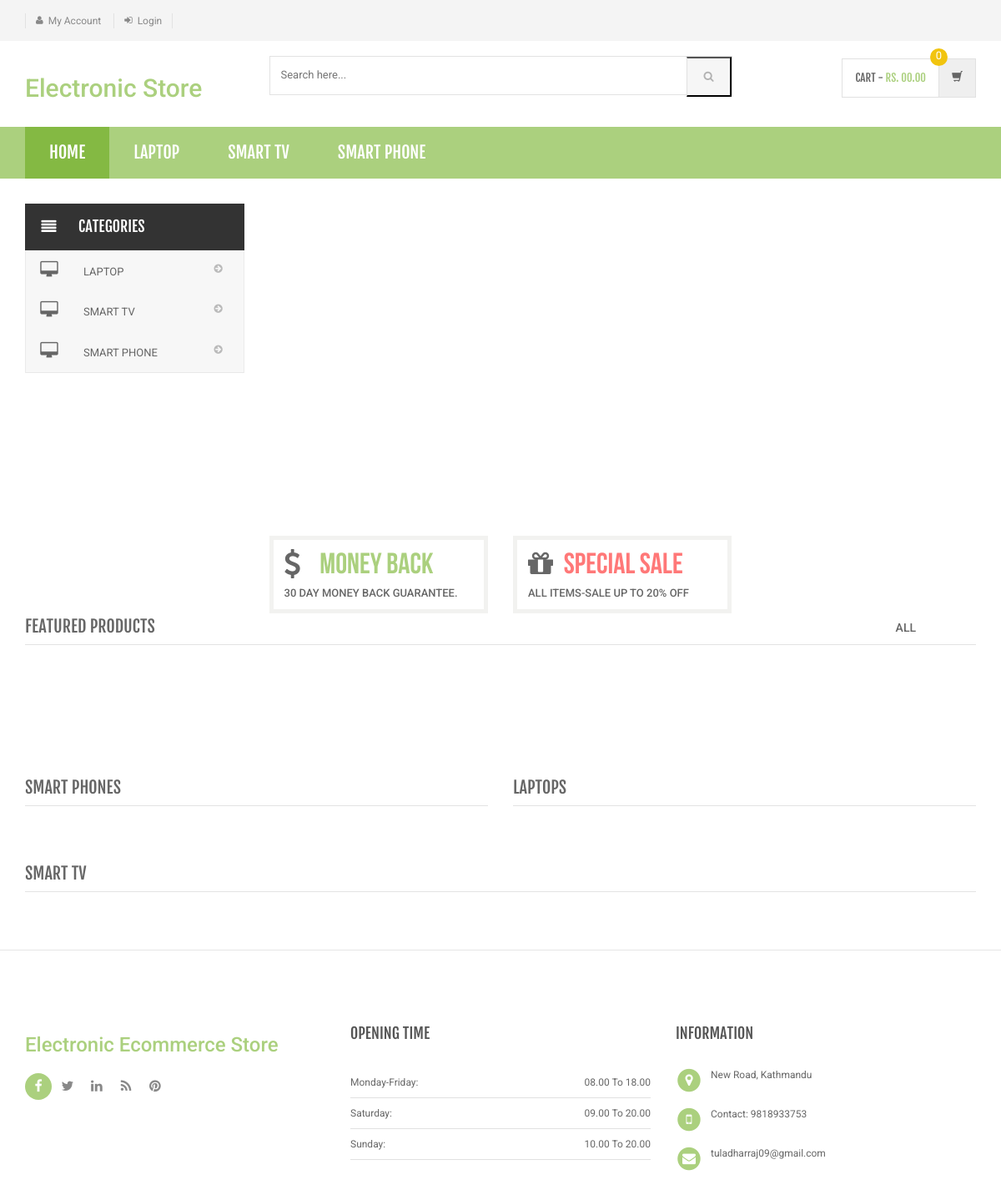
The page / on the database its author committed.
### tables this page shows
CREATE TABLE `category` (
  `id` int(11) NOT NULL,
  `categoryName` varchar(255) DEFAULT NULL,
  `categoryDescription` longtext DEFAULT NULL,
  `creationDate` timestamp NOT NULL DEFAULT current_timestamp(),
  `updationDate` varchar(255) DEFAULT NULL
);

### index.php (the view, shortened to what this page needs)
<?php
include('includes/config.php');
?>
<!DOCTYPE html>
<html lang="en">
	<head>
	    <link rel="stylesheet" href="assets/css/bootstrap.min.css">
	    <link rel="stylesheet" href="assets/css/main.css">
	    <link rel="stylesheet" href="assets/css/green.css">
	    <link rel="stylesheet" href="assets/css/owl.carousel.css">
		<link rel="stylesheet" href="assets/css/owl.transitions.css">
		<link href="assets/css/lightbox.css" rel="stylesheet">
		<link rel="stylesheet" href="assets/css/animate.min.css">
		<link rel="stylesheet" href="assets/css/rateit.css">
		<link rel="stylesheet" href="assets/css/bootstrap-select.min.css">
		<link rel="stylesheet" href="assets/css/config.css">
		<link href="assets/css/green.css" rel="alternate stylesheet" title="Green color">
		<link href="assets/css/blue.css" rel="alternate stylesheet" title="Blue color">
		<link href="assets/css/red.css" rel="alternate stylesheet" title="Red color">
		<link href="assets/css/orange.css" rel="alternate stylesheet" title="Orange color">
		<link href="assets/css/dark-green.css" rel="alternate stylesheet" title="Darkgreen color">
		<link rel="stylesheet" href="assets/css/font-awesome.min.css">
	</head>
    <body class="cnt-home">
<header class="header-style-1">
<?php include('includes/top-header.php');?>
<?php include('includes/main-header.php');?>
<?php include('includes/menu-bar.php');?>
</header>
<div class="body-content outer-top-xs" id="top-banner-and-menu">
	<div class="container">
		<div class="furniture-container homepage-container">
		<div class="row">
			<div class="col-xs-12 col-sm-12 col-md-3 sidebar">
	<?php include('includes/side-menu.php');?>
			</div>
			<div class="col-xs-12 col-sm-12 col-md-9 homebanner-holder">
<div id="hero" class="homepage-slider3">
</div>
<div class="info-boxes wow fadeInUp">
	<div class="info-boxes-inner">
		<div class="row">
			<div class="col-md-6 col-sm-4 col-lg-4">
				<div class="info-box">
					<div class="row">
						<div class="col-xs-2">
						     <i class="icon fa fa-dollar"></i>
						</div>
						<div class="col-xs-10">
							<h4 class="info-box-heading green">money back</h4>
						</div>
					</div>
					<h6 class="text">30 Day Money Back Guarantee.</h6>
				</div>
			</div>
			<div class="col-md-6 col-sm-4 col-lg-4">
				<div class="info-box">
					<div class="row">
						<div class="col-xs-2">
							<i class="icon fa fa-gift"></i>
						</div>
						<div class="col-xs-10">
							<h4 class="info-box-heading red">Special Sale</h4>
						</div>
					</div>
					<h6 class="text">All items-sale up to 20% off </h6>
				</div>
			</div>
		</div>
	</div>
</div>
			</div>
		</div>
		<div id="product-tabs-slider" class="scroll-tabs inner-bottom-vs  wow fadeInUp">
			<div class="more-info-tab clearfix">
			   <h3 class="new-product-title pull-left">Featured Products</h3>
				<ul class="nav nav-tabs nav-tab-line pull-right" id="new-products-1">
					<li class="active"><a href="#all" data-toggle="tab">All</a></li>
				</ul>
			</div>
		</div>
			<div class="sections prod-slider-small outer-top-small">
				<div class="row">
					<div class="col-md-6">
	                   <section class="section">
	                   	<h3 class="section-title">Smart Phones</h3>
	                   </section>
					</div>
					<div class="col-md-6">
						<section class="section">
							<h3 class="section-title">Laptops</h3>
	                   </section>
					</div>
				</div>
			</div>
	<section class="section featured-product inner-xs wow fadeInUp">
		<h3 class="section-title">Smart TV</h3>
		</section>
</div>
</div>
<?php include('includes/footer.php');?>
</body>
</html>

### includes/menu-bar.php (shortened to what this page needs)
<div class="header-nav animate-dropdown">
    <div class="container">
        <div class="yamm navbar navbar-default" role="navigation">
            <div class="nav-bg-class">
                <div class="navbar-collapse collapse" id="mc-horizontal-menu-collapse">
	<div class="nav-outer">
		<ul class="nav navbar-nav">
			<li class="active dropdown yamm-fw">
				<a href="index.php" data-hover="dropdown" class="dropdown-toggle">Home</a>
			</li>
              <?php $sql=mysqli_query($con,"select id,categoryName  from category limit 6");
while($row=mysqli_fetch_array($sql))
{
    ?>
			<li class="dropdown yamm">
				<a href="category.php?cid=<?php echo $row['id'];?>"> <?php echo $row['categoryName'];?></a>
			</li>
			<?php } ?>
		</ul>
		<div class="clearfix"></div>
	</div>
</div>
            </div>
        </div>
    </div>
</div>

### includes/side-menu.php
<div class="side-menu animate-dropdown outer-bottom-xs">
    <div class="head"><i class="icon fa fa-align-justify fa-fw"></i> Categories</div>
    <nav class="yamm megamenu-horizontal" role="navigation">
        <ul class="nav">
            <li class="dropdown menu-item">
              <?php $sql=mysqli_query($con,"select id,categoryName  from category");
while($row=mysqli_fetch_array($sql))
{
    ?>
                <a href="category.php?cid=<?php echo $row['id'];?>" class="dropdown-toggle"><i class="icon fa fa-desktop fa-fw"></i>
                <?php echo $row['categoryName'];?></a>
                <?php }?>
</li>
</ul>
    </nav>
</div>

### assets/css/green.css (style rules this page uses)
a { color: #abd07e; }
.header-style-1 .header-nav { background: #abd07e; }
.cnt-home .header-style-1 .header-nav .navbar .navbar-nav > li.active { background: #84b943; }
.info-box .info-box-heading.green { color: #abd07e; }

### assets/css/lightbox.css (style rules this page uses)
body:after { content: url(../images/close.png) url(../images/loading.gif) url(../images/prev.png) url(../images/next.png); display: none; }

### assets/css/blue.css (style rules this page uses)
a { color: #3498db; }
.header-style-1 .header-nav { background: #3498db; }
.cnt-home .header-style-1 .header-nav .navbar .navbar-nav > li.active { background: #1d6ca1; }
.info-box .info-box-heading.green { color: #3498db; }

### assets/css/red.css (style rules this page uses)
a { color: #ff6c6c; }
.header-style-1 .header-nav { background: #ff6c6c; }
.cnt-home .header-style-1 .header-nav .navbar .navbar-nav > li.active { background: #ff1a1a; }
.info-box .info-box-heading.green { color: #ff6c6c; }

### assets/css/orange.css (style rules this page uses)
a { color: #f39c12; }
.header-style-1 .header-nav { background: #f39c12; }
.cnt-home .header-style-1 .header-nav .navbar .navbar-nav > li.active { background: #ab6c09; }
.info-box .info-box-heading.green { color: #f39c12; }

### assets/css/dark-green.css (style rules this page uses)
a { color: #12cca7; }
.header-style-1 .header-nav { background: #12cca7; }
.cnt-home .header-style-1 .header-nav .navbar .navbar-nav > li.active { background: #0b816a; }
.info-box .info-box-heading.green { color: #12cca7; }

### rows shown on the page
category: categoryName "LAPTOP"
category: categoryName "SMART TV"
category: categoryName "SMART PHONE"
